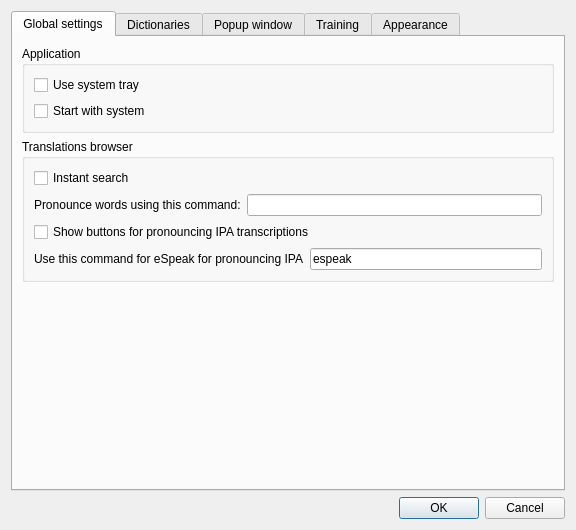
<?xml version="1.0" encoding="UTF-8"?>
<ui version="4.0">
 <class>QStarDict::SettingsDialog</class>
 <widget class="QDialog" name="QStarDict::SettingsDialog">
  <property name="geometry">
   <rect>
    <x>0</x>
    <y>0</y>
    <width>576</width>
    <height>530</height>
   </rect>
  </property>
  <property name="windowTitle">
   <string>QStarDict Settings</string>
  </property>
  <property name="toolTip">
   <string/>
  </property>
  <layout class="QGridLayout">
   <property name="spacing">
    <number>6</number>
   </property>
   <item row="1" column="0">
    <widget class="QDialogButtonBox" name="buttonBox">
     <property name="orientation">
      <enum>Qt::Orientation::Horizontal</enum>
     </property>
     <property name="standardButtons">
      <set>QDialogButtonBox::StandardButton::Cancel|QDialogButtonBox::StandardButton::Ok</set>
     </property>
     <property name="centerButtons">
      <bool>false</bool>
     </property>
    </widget>
   </item>
   <item row="0" column="0">
    <widget class="QTabWidget" name="tabWidget">
     <property name="currentIndex">
      <number>0</number>
     </property>
     <widget class="QWidget" name="tabGlobalSettings">
      <attribute name="title">
       <string>Global settings</string>
      </attribute>
      <layout class="QVBoxLayout" name="verticalLayout_4">
       <item>
        <widget class="QGroupBox" name="groupBox_6">
         <property name="title">
          <string>Application</string>
         </property>
         <layout class="QVBoxLayout" name="verticalLayout_3">
          <item>
           <widget class="QCheckBox" name="systemTrayBox">
            <property name="text">
             <string>Use system tray</string>
            </property>
           </widget>
          </item>
          <item>
           <widget class="QCheckBox" name="autostartBox">
            <property name="text">
             <string>Start with system</string>
            </property>
           </widget>
          </item>
         </layout>
        </widget>
       </item>
       <item>
        <widget class="QGroupBox" name="groupBox_5">
         <property name="title">
          <string>Translations browser</string>
         </property>
         <layout class="QVBoxLayout" name="verticalLayout_2">
          <item>
           <widget class="QCheckBox" name="instantSearchBox">
            <property name="text">
             <string>Instant search</string>
            </property>
           </widget>
          </item>
          <item>
           <layout class="QHBoxLayout">
            <property name="spacing">
             <number>6</number>
            </property>
            <property name="margin" stdset="0">
             <number>0</number>
            </property>
            <item>
             <widget class="QLabel" name="speechCmdLabel">
              <property name="text">
               <string>Pronounce words using this command:</string>
              </property>
             </widget>
            </item>
            <item>
             <widget class="QLineEdit" name="speechCmdEdit">
              <property name="toolTip">
               <string>Enter cmd for the speaching program.&lt;br&gt;If cmd contains &quot;%s&quot; it will be replaced to word, else word will be writen to stdin of speech process.</string>
              </property>
             </widget>
            </item>
           </layout>
          </item>
          <item>
           <widget class="QCheckBox" name="ipaPronounceBox">
            <property name="enabled">
             <bool>true</bool>
            </property>
            <property name="text">
             <string>Show buttons for pronouncing IPA transcriptions</string>
            </property>
            <property name="checked">
             <bool>false</bool>
            </property>
           </widget>
          </item>
          <item>
           <layout class="QHBoxLayout" name="horizontalLayout_5">
            <item>
             <widget class="QLabel" name="espeakCmdLabel">
              <property name="text">
               <string>Use this command for eSpeak for pronouncing IPA</string>
              </property>
             </widget>
            </item>
            <item>
             <widget class="QLineEdit" name="espeakCmdEdit">
              <property name="minimumSize">
               <size>
                <width>100</width>
                <height>0</height>
               </size>
              </property>
              <property name="toolTip">
               <string>Enter cmd for the speaching program.&lt;br&gt;If cmd contains &quot;%s&quot; it will be replaced to word, else word will be written to stdin of speech process.</string>
              </property>
              <property name="text">
               <string>espeak</string>
              </property>
             </widget>
            </item>
           </layout>
          </item>
         </layout>
        </widget>
       </item>
       <item>
        <spacer>
         <property name="orientation">
          <enum>Qt::Orientation::Vertical</enum>
         </property>
         <property name="sizeHint" stdset="0">
          <size>
           <width>426</width>
           <height>318</height>
          </size>
         </property>
        </spacer>
       </item>
      </layout>
     </widget>
     <widget class="QWidget" name="tabDictionaries">
      <attribute name="title">
       <string>Dictionaries</string>
      </attribute>
      <layout class="QVBoxLayout">
       <item>
        <widget class="QGroupBox" name="groupBox_3">
         <property name="title">
          <string>Dictionaries</string>
         </property>
         <layout class="QVBoxLayout">
          <item>
           <widget class="QTableView" name="dictsTableView">
            <property name="editTriggers">
             <set>QAbstractItemView::EditTrigger::NoEditTriggers</set>
            </property>
            <property name="selectionMode">
             <enum>QAbstractItemView::SelectionMode::SingleSelection</enum>
            </property>
            <property name="selectionBehavior">
             <enum>QAbstractItemView::SelectionBehavior::SelectRows</enum>
            </property>
            <property name="showGrid">
             <bool>false</bool>
            </property>
           </widget>
          </item>
          <item>
           <layout class="QHBoxLayout">
            <item>
             <widget class="QToolButton" name="dictsMoveUpButton">
              <property name="toolTip">
               <string>Move up</string>
              </property>
              <property name="text">
               <string>Up</string>
              </property>
              <property name="icon">
               <iconset resource="../plugins/stardict/pixmaps/pixmaps.qrc">
                <normaloff>:/pics/arrow-up.png</normaloff>:/pics/arrow-up.png</iconset>
              </property>
             </widget>
            </item>
            <item>
             <widget class="QToolButton" name="dictsMoveDownButton">
              <property name="toolTip">
               <string>Move down</string>
              </property>
              <property name="text">
               <string>Down</string>
              </property>
              <property name="icon">
               <iconset resource="../plugins/stardict/pixmaps/pixmaps.qrc">
                <normaloff>:/pics/arrow-down.png</normaloff>:/pics/arrow-down.png</iconset>
              </property>
             </widget>
            </item>
            <item>
             <widget class="QToolButton" name="dictsShowInfoButton">
              <property name="toolTip">
               <string>Show information about dictionary</string>
              </property>
              <property name="text">
               <string>Show info</string>
              </property>
              <property name="icon">
               <iconset resource="pixmaps/pixmaps.qrc">
                <normaloff>:/pics/dialog-information.png</normaloff>:/pics/dialog-information.png</iconset>
              </property>
             </widget>
            </item>
            <item>
             <widget class="QToolButton" name="dictsEnableAllButton">
              <property name="toolTip">
               <string>Enable all dictionaries</string>
              </property>
              <property name="text">
               <string>Enable all</string>
              </property>
             </widget>
            </item>
            <item>
             <widget class="QToolButton" name="dictsDisableAllButton">
              <property name="toolTip">
               <string>Disable all dictionaries</string>
              </property>
              <property name="text">
               <string>Disable all</string>
              </property>
             </widget>
            </item>
            <item>
             <spacer>
              <property name="orientation">
               <enum>Qt::Orientation::Horizontal</enum>
              </property>
              <property name="sizeHint" stdset="0">
               <size>
                <width>40</width>
                <height>20</height>
               </size>
              </property>
             </spacer>
            </item>
           </layout>
          </item>
         </layout>
        </widget>
       </item>
       <item>
        <widget class="QGroupBox" name="groupBox_4">
         <property name="maximumSize">
          <size>
           <width>16777215</width>
           <height>196</height>
          </size>
         </property>
         <property name="title">
          <string>Plugins</string>
         </property>
         <property name="alignment">
          <set>Qt::AlignmentFlag::AlignBottom|Qt::AlignmentFlag::AlignLeading|Qt::AlignmentFlag::AlignLeft</set>
         </property>
         <layout class="QVBoxLayout">
          <item>
           <widget class="QTableView" name="pluginsTableView">
            <property name="editTriggers">
             <set>QAbstractItemView::EditTrigger::NoEditTriggers</set>
            </property>
            <property name="selectionMode">
             <enum>QAbstractItemView::SelectionMode::SingleSelection</enum>
            </property>
            <property name="selectionBehavior">
             <enum>QAbstractItemView::SelectionBehavior::SelectRows</enum>
            </property>
            <property name="showGrid">
             <bool>false</bool>
            </property>
           </widget>
          </item>
          <item>
           <layout class="QHBoxLayout">
            <item>
             <widget class="QToolButton" name="pluginsShowInfoButton">
              <property name="toolTip">
               <string>Show information about plugin</string>
              </property>
              <property name="text">
               <string>Info</string>
              </property>
              <property name="icon">
               <iconset resource="pixmaps/pixmaps.qrc">
                <normaloff>:/pics/dialog-information.png</normaloff>:/pics/dialog-information.png</iconset>
              </property>
             </widget>
            </item>
            <item>
             <widget class="QToolButton" name="pluginsConfigureButton">
              <property name="toolTip">
               <string>Configure plugin</string>
              </property>
              <property name="text">
               <string>Configure</string>
              </property>
              <property name="icon">
               <iconset resource="pixmaps/pixmaps.qrc">
                <normaloff>:/pics/configure.png</normaloff>:/pics/configure.png</iconset>
              </property>
             </widget>
            </item>
            <item>
             <spacer>
              <property name="orientation">
               <enum>Qt::Orientation::Horizontal</enum>
              </property>
              <property name="sizeHint" stdset="0">
               <size>
                <width>40</width>
                <height>20</height>
               </size>
              </property>
             </spacer>
            </item>
           </layout>
          </item>
         </layout>
        </widget>
       </item>
      </layout>
     </widget>
     <widget class="QWidget" name="tabPopupWindow">
      <attribute name="title">
       <string>Popup window</string>
      </attribute>
      <layout class="QGridLayout">
       <property name="margin" stdset="0">
        <number>9</number>
       </property>
       <property name="spacing">
        <number>6</number>
       </property>
       <item row="0" column="0">
        <widget class="QGroupBox" name="groupBox">
         <property name="title">
          <string>Behavior</string>
         </property>
         <layout class="QGridLayout">
          <property name="margin" stdset="0">
           <number>9</number>
          </property>
          <property name="spacing">
           <number>6</number>
          </property>
          <item row="4" column="0" rowspan="2">
           <layout class="QVBoxLayout" name="verticalLayout">
            <item>
             <widget class="QCheckBox" name="shortcutPopupBox">
              <property name="enabled">
               <bool>true</bool>
              </property>
              <property name="text">
               <string>Show translation popup by shortcut</string>
              </property>
             </widget>
            </item>
            <item>
             <widget class="QLineEdit" name="shortcutPopupEdit">
              <property name="text">
               <string/>
              </property>
             </widget>
            </item>
           </layout>
          </item>
          <item row="9" column="0">
           <layout class="QVBoxLayout">
            <property name="spacing">
             <number>6</number>
            </property>
            <property name="margin" stdset="0">
             <number>0</number>
            </property>
            <item>
             <widget class="QCheckBox" name="pronounceWordBox">
              <property name="text">
               <string>Pronounce the word</string>
              </property>
             </widget>
            </item>
           </layout>
          </item>
          <item row="7" column="0">
           <layout class="QHBoxLayout">
            <property name="spacing">
             <number>6</number>
            </property>
            <property name="margin" stdset="0">
             <number>0</number>
            </property>
            <item>
             <widget class="QLabel" name="label_4">
              <property name="text">
               <string>Timeout before hide after mouse over</string>
              </property>
             </widget>
            </item>
            <item>
             <widget class="QDoubleSpinBox" name="timeoutBeforeHideSpin">
              <property name="specialValueText">
               <string>Don't hide</string>
              </property>
              <property name="suffix">
               <string> sec</string>
              </property>
              <property name="decimals">
               <number>1</number>
              </property>
              <property name="minimum">
               <double>0.000000000000000</double>
              </property>
              <property name="maximum">
               <double>10.000000000000000</double>
              </property>
              <property name="singleStep">
               <double>0.100000000000000</double>
              </property>
              <property name="value">
               <double>0.500000000000000</double>
              </property>
             </widget>
            </item>
           </layout>
          </item>
          <item row="8" column="0">
           <layout class="QHBoxLayout">
            <property name="spacing">
             <number>6</number>
            </property>
            <property name="margin" stdset="0">
             <number>0</number>
            </property>
            <item>
             <widget class="QLabel" name="timeoutAfterShowLabel">
              <property name="text">
               <string>Timeout before hide after popup shown</string>
              </property>
             </widget>
            </item>
            <item>
             <widget class="QDoubleSpinBox" name="timeoutAfterShowSpin">
              <property name="toolTip">
               <string>Hide the popup this many seconds after it is shown. Select "Don't hide" to keep it open.</string>
              </property>
              <property name="specialValueText">
               <string>Don't hide</string>
              </property>
              <property name="suffix">
               <string> sec</string>
              </property>
              <property name="decimals">
               <number>1</number>
              </property>
              <property name="minimum">
               <double>0.000000000000000</double>
              </property>
              <property name="maximum">
               <double>10.000000000000000</double>
              </property>
              <property name="singleStep">
               <double>0.100000000000000</double>
              </property>
             </widget>
            </item>
           </layout>
          </item>
          <item row="6" column="0">
           <layout class="QHBoxLayout">
            <property name="spacing">
             <number>6</number>
            </property>
            <property name="margin" stdset="0">
             <number>0</number>
            </property>
            <item>
             <widget class="QCheckBox" name="useScanModifierBox">
              <property name="enabled">
               <bool>true</bool>
              </property>
              <property name="text">
               <string>Show only if modifier pressed</string>
              </property>
             </widget>
            </item>
            <item>
             <widget class="QComboBox" name="modifierKeyBox">
              <property name="enabled">
               <bool>false</bool>
              </property>
              <item>
               <property name="text">
                <string>Alt</string>
               </property>
              </item>
              <item>
               <property name="text">
                <string>Control</string>
               </property>
              </item>
              <item>
               <property name="text">
                <string>Shift</string>
               </property>
              </item>
              <item>
               <property name="text">
                <string>Win</string>
               </property>
              </item>
             </widget>
            </item>
           </layout>
          </item>
          <item row="0" column="0">
           <widget class="QCheckBox" name="useScanBox">
            <property name="text">
             <string>Scan selection</string>
            </property>
            <property name="checked">
             <bool>true</bool>
            </property>
           </widget>
          </item>
          <item row="1" column="0">
           <widget class="QCheckBox" name="showIfNotFoundBox">
            <property name="text">
             <string>Show if word not found</string>
            </property>
           </widget>
          </item>
         </layout>
        </widget>
       </item>
       <item row="1" column="0">
        <widget class="QGroupBox" name="groupBox_2">
         <property name="title">
          <string>Appearance</string>
         </property>
         <layout class="QGridLayout">
          <property name="margin" stdset="0">
           <number>9</number>
          </property>
          <property name="spacing">
           <number>6</number>
          </property>
          <item row="2" column="0">
           <layout class="QHBoxLayout">
            <property name="spacing">
             <number>6</number>
            </property>
            <property name="margin" stdset="0">
             <number>0</number>
            </property>
            <item>
             <widget class="QLabel" name="label_3">
              <property name="text">
               <string>Opacity</string>
              </property>
             </widget>
            </item>
            <item>
             <widget class="QSpinBox" name="popupOpacitySpin">
              <property name="suffix">
               <string>%</string>
              </property>
              <property name="prefix">
               <string/>
              </property>
              <property name="minimum">
               <number>1</number>
              </property>
              <property name="maximum">
               <number>100</number>
              </property>
              <property name="value">
               <number>100</number>
              </property>
             </widget>
            </item>
           </layout>
          </item>
          <item row="0" column="0">
           <layout class="QHBoxLayout">
            <property name="spacing">
             <number>6</number>
            </property>
            <property name="margin" stdset="0">
             <number>0</number>
            </property>
            <item>
             <widget class="QLabel" name="label_5">
              <property name="text">
               <string>Default width</string>
              </property>
             </widget>
            </item>
            <item>
             <widget class="QSpinBox" name="popupDefaultWidthSpin">
              <property name="minimum">
               <number>96</number>
              </property>
              <property name="maximum">
               <number>9999</number>
              </property>
              <property name="value">
               <number>320</number>
              </property>
             </widget>
            </item>
           </layout>
          </item>
          <item row="1" column="0">
           <layout class="QHBoxLayout">
            <property name="spacing">
             <number>6</number>
            </property>
            <property name="margin" stdset="0">
             <number>0</number>
            </property>
            <item>
             <widget class="QLabel" name="label_6">
              <property name="text">
               <string>Default height</string>
              </property>
             </widget>
            </item>
            <item>
             <widget class="QSpinBox" name="popupDefaultHeightSpin">
              <property name="minimum">
               <number>96</number>
              </property>
              <property name="maximum">
               <number>9999</number>
              </property>
              <property name="value">
               <number>240</number>
              </property>
             </widget>
            </item>
           </layout>
          </item>
         </layout>
        </widget>
       </item>
       <item row="2" column="0">
        <spacer>
         <property name="orientation">
          <enum>Qt::Orientation::Vertical</enum>
         </property>
         <property name="sizeHint" stdset="0">
          <size>
           <width>20</width>
           <height>101</height>
          </size>
         </property>
        </spacer>
       </item>
      </layout>
     </widget>
     <widget class="QWidget" name="tabTraining">
      <attribute name="title">
       <string>Training</string>
      </attribute>
      <layout class="QVBoxLayout" name="verticalLayout_5">
       <item>
        <layout class="QHBoxLayout" name="horizontalLayout">
         <item>
          <widget class="QLabel" name="wordsPerRoundLabel">
           <property name="text">
            <string>Words per round</string>
           </property>
          </widget>
         </item>
         <item>
          <widget class="QSpinBox" name="wordsPerRoundBox">
           <property name="minimum">
            <number>2</number>
           </property>
           <property name="maximum">
            <number>10</number>
           </property>
           <property name="value">
            <number>5</number>
           </property>
          </widget>
         </item>
        </layout>
       </item>
       <item>
        <layout class="QHBoxLayout" name="horizontalLayout_2">
         <item>
          <widget class="QLabel" name="wordsPerDayLabel">
           <property name="text">
            <string>Words per day</string>
           </property>
          </widget>
         </item>
         <item>
          <widget class="QSpinBox" name="wordsPerDayBox">
           <property name="minimum">
            <number>2</number>
           </property>
           <property name="maximum">
            <number>150</number>
           </property>
           <property name="value">
            <number>20</number>
           </property>
          </widget>
         </item>
        </layout>
       </item>
       <item>
        <spacer name="verticalSpacer">
         <property name="orientation">
          <enum>Qt::Orientation::Vertical</enum>
         </property>
         <property name="sizeHint" stdset="0">
          <size>
           <width>20</width>
           <height>357</height>
          </size>
         </property>
        </spacer>
       </item>
      </layout>
     </widget>
     <widget class="QWidget" name="tabAppearance">
      <attribute name="title">
       <string>Appearance</string>
      </attribute>
      <layout class="QGridLayout">
       <item row="0" column="0">
        <widget class="QStarDict::CSSEdit" name="appearanceCSSEdit" native="true"/>
       </item>
      </layout>
     </widget>
    </widget>
   </item>
  </layout>
 </widget>
 <customwidgets>
  <customwidget>
   <class>QStarDict::CSSEdit</class>
   <extends>QWidget</extends>
   <header>cssedit.h</header>
   <container>1</container>
  </customwidget>
 </customwidgets>
 <tabstops>
  <tabstop>instantSearchBox</tabstop>
  <tabstop>speechCmdEdit</tabstop>
  <tabstop>buttonBox</tabstop>
  <tabstop>tabWidget</tabstop>
  <tabstop>dictsTableView</tabstop>
  <tabstop>dictsMoveUpButton</tabstop>
  <tabstop>dictsMoveDownButton</tabstop>
  <tabstop>dictsShowInfoButton</tabstop>
  <tabstop>dictsEnableAllButton</tabstop>
  <tabstop>dictsDisableAllButton</tabstop>
  <tabstop>pluginsTableView</tabstop>
  <tabstop>pluginsShowInfoButton</tabstop>
  <tabstop>pluginsConfigureButton</tabstop>
  <tabstop>useScanBox</tabstop>
  <tabstop>showIfNotFoundBox</tabstop>
  <tabstop>useScanModifierBox</tabstop>
  <tabstop>modifierKeyBox</tabstop>
  <tabstop>timeoutBeforeHideSpin</tabstop>
  <tabstop>timeoutAfterShowSpin</tabstop>
  <tabstop>pronounceWordBox</tabstop>
  <tabstop>popupDefaultWidthSpin</tabstop>
  <tabstop>popupDefaultHeightSpin</tabstop>
  <tabstop>popupOpacitySpin</tabstop>
 </tabstops>
 <resources>
  <include location="../plugins/stardict/pixmaps/pixmaps.qrc"/>
  <include location="pixmaps/pixmaps.qrc"/>
 </resources>
 <connections>
  <connection>
   <sender>buttonBox</sender>
   <signal>accepted()</signal>
   <receiver>QStarDict::SettingsDialog</receiver>
   <slot>accept()</slot>
   <hints>
    <hint type="sourcelabel">
     <x>339</x>
     <y>488</y>
    </hint>
    <hint type="destinationlabel">
     <x>410</x>
     <y>299</y>
    </hint>
   </hints>
  </connection>
  <connection>
   <sender>buttonBox</sender>
   <signal>rejected()</signal>
   <receiver>QStarDict::SettingsDialog</receiver>
   <slot>reject()</slot>
   <hints>
    <hint type="sourcelabel">
     <x>415</x>
     <y>488</y>
    </hint>
    <hint type="destinationlabel">
     <x>410</x>
     <y>299</y>
    </hint>
   </hints>
  </connection>
  <connection>
   <sender>shortcutPopupBox</sender>
   <signal>toggled(bool)</signal>
   <receiver>shortcutPopupEdit</receiver>
   <slot>setEnabled(bool)</slot>
   <hints>
    <hint type="sourcelabel">
     <x>125</x>
     <y>145</y>
    </hint>
    <hint type="destinationlabel">
     <x>135</x>
     <y>175</y>
    </hint>
   </hints>
  </connection>
  <connection>
   <sender>useScanModifierBox</sender>
   <signal>toggled(bool)</signal>
   <receiver>modifierKeyBox</receiver>
   <slot>setEnabled(bool)</slot>
   <hints>
    <hint type="sourcelabel">
     <x>188</x>
     <y>216</y>
    </hint>
    <hint type="destinationlabel">
     <x>433</x>
     <y>217</y>
    </hint>
   </hints>
  </connection>
 </connections>
</ui>
